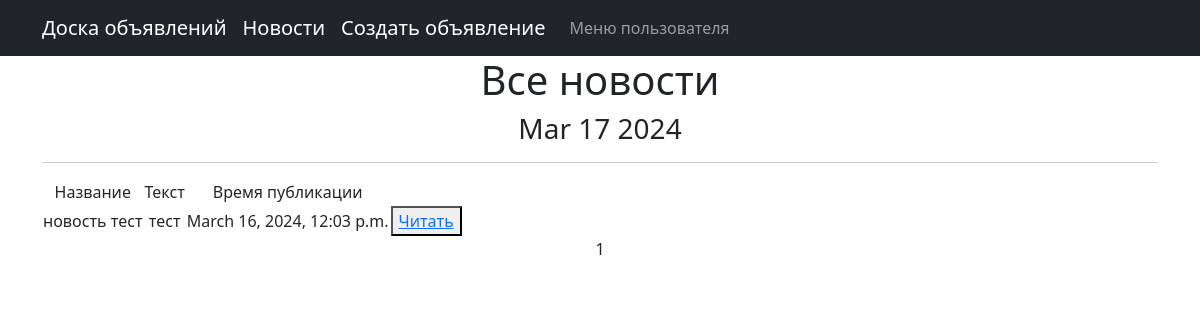
Before: /posts/news/ with the older database file.
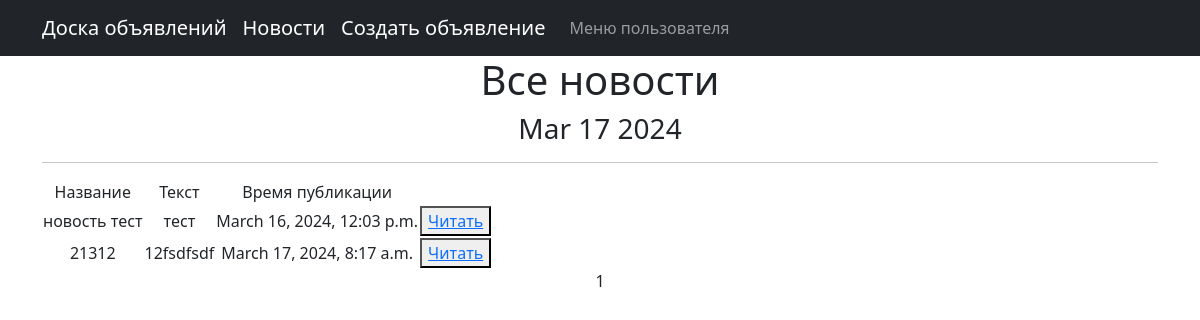
After: the same page with the newer database file.
### news/models.py (models this page shows, shortened)
class News(models.Model):
    title = models.CharField(max_length=255)
    text = models.CharField(max_length=10000)
    author = models.ForeignKey(User, on_delete=models.CASCADE)
    time_creation = models.DateTimeField(auto_now_add=True)

### news/views.py (the view)
# urls.py: path('news/', NewsList.as_view(), name='news_list'),
class NewsList(ListView):
    model = News
    ordering = 'time_creation'
    template_name = 'news_list.html'
    context_object_name = 'posts'
    paginate_by = 6
    def get_context_data(self, **kwargs):
        context = super().get_context_data(**kwargs)
        context['time_now'] = datetime.utcnow()
        context['next_sale'] = None
        user = self.request.user.is_superuser
        if user == 1:
            context['is_user'] = True
        return context

### templates/news_list.html (shortened to what this page needs)
{% extends 'flatpages/default.html' %}
{% block content %}
   <h1>Все новости</h1>
   <h3>{{ time_now|date:'M d Y' }}</h3>
   <hr>
   {% if posts%}
       <table>
           <tr>
               <td>Название</td>
               <td>Текст</td>
               <td>Время публикации</td>
           </tr>
           {% for post in posts %}
           <tr>
               <td>{{ post.title }}</td>
               <td>{{ post.text|truncatechars:15 }}</td>
               <td>{{ post.time_creation }}</td>
               <td><button> <a href='/posts/news/{{post.id}}'> Читать</a> </button><td>
           </tr>
           {% endfor %}
       </table>
   {% else %}
       <h2>Новостей нет!</h2>
   {% endif %}
   {{ page_obj.number }}
{% endblock content %}

Changed rows visible on the page:
added News: title "21312", text "12fsdfsdf", time_creation "March 17, 2024, 8:17 a.m."
